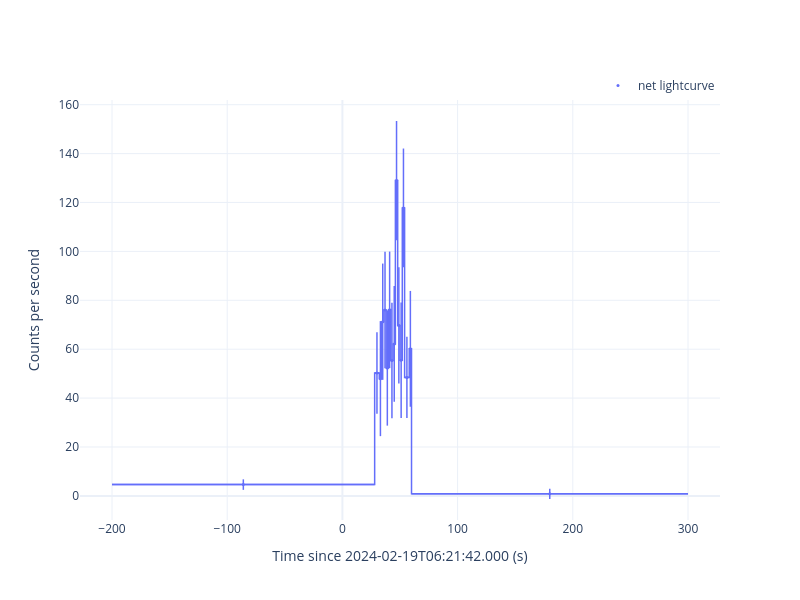

The notebook cell this image was saved under:
### Code cell
gbm_tte.extract_rebin_curve(min_sigma=2, savepath='./n9/curve', loglog=False, step=True, show=True)

### Figure 1 — Plotly figure (JSON) as saved in the notebook; plotly's stock layout.template omitted (floating-point values rounded to 4 significant figures)
{"data": [{"error_x": {"array": [114.0, 2.0, 1.0, 1.0, 1.0, 1.0, 1.0, 1.0, 1.0, 1.0, 1.0, 1.0, 1.0, 2.0, 1.0, 120.0], "thickness": 1.5, "type": "data", "width": 0}, "error_y": {"array": [2.151, 16.65, 23.53, 23.77, 23.83, 23.58, 23.83, 23.62, 23.69, 24.39, 23.77, 23.63, 24.28, 16.66, 23.68, 2.121], "thickness": 1.5, "type": "data", "width": 0}, "marker": {"color": "#636EFA", "size": 3, "symbol": "circle"}, "mode": "markers", "name": "net lightcurve", "showlegend": true, "type": "scatter", "x": [-86.0, 30.0, 33.0, 35.0, 37.0, 39.0, 41.0, 43.0, 45.0, 47.0, 49.0, 51.0, 53.0, 56.0, 59.0, 180.0], "y": [4.618, 50.29, 47.96, 71.24, 76.03, 52.31, 76.09, 55.38, 62.16, 128.9, 69.73, 55.51, 117.8, 48.47, 60.14, 0.8494]}, {"line": {"color": "#636EFA", "width": 1.5}, "mode": "lines", "showlegend": false, "type": "scatter", "x": [-200.0, 28.0, 28.0, 32.0, 32.0, 34.0, 34.0, 36.0, 36.0, 38.0, 38.0, 40.0, 40.0, 42.0, 42.0, 44.0, 44.0, 46.0, 46.0, 48.0, 48.0, 50.0, 50.0, 52.0, 52.0, 54.0, 54.0, 58.0, 58.0, 60.0, 60.0, 300.0], "y": [4.618, 4.618, 50.29, 50.29, 47.96, 47.96, 71.24, 71.24, 76.03, 76.03, 52.31, 52.31, 76.09, 76.09, 55.38, 55.38, 62.16, 62.16, 128.9, 128.9, 69.73, 69.73, 55.51, 55.51, 117.8, 117.8, 48.47, 48.47, 60.14, 60.14, 0.8494, 0.8494]}], "layout": {"height": 600, "legend": {"x": 1, "xanchor": "right", "y": 1, "yanchor": "bottom"}, "width": 800, "xaxis": {"title": {"text": "Time since 2024-02-19T06:21:42.000 (s)"}}, "yaxis": {"title": {"text": "Counts per second"}}}}
